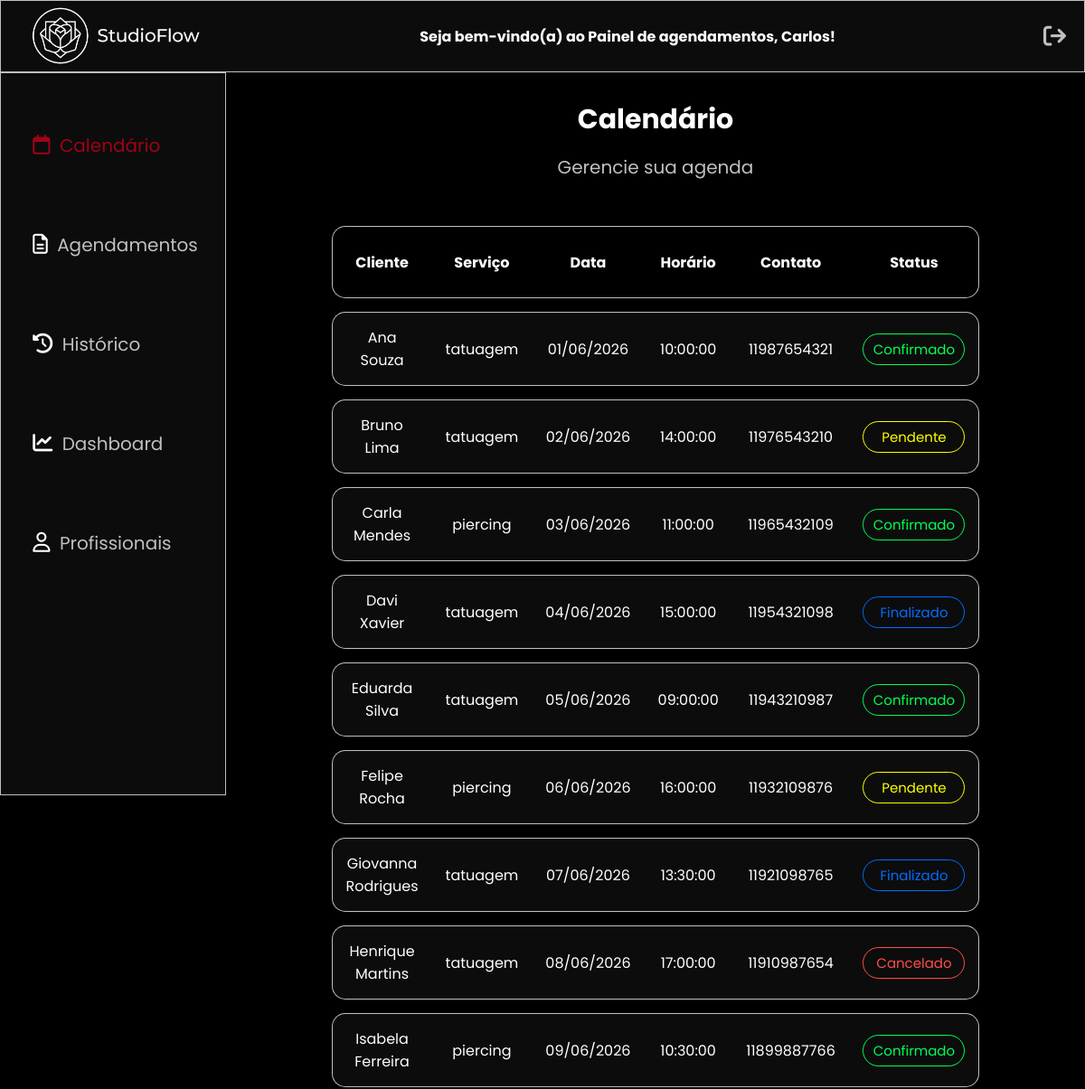
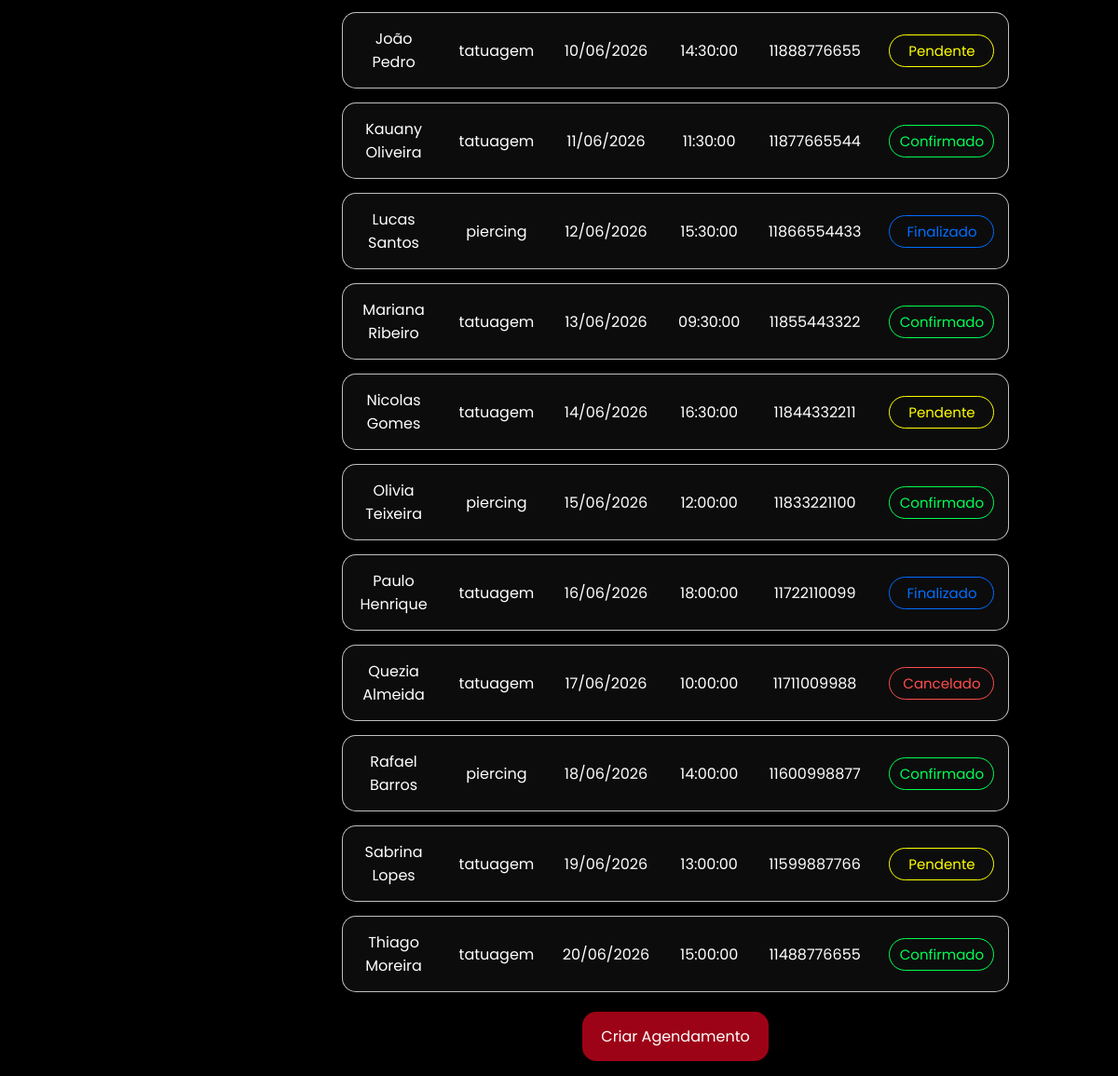
Screenshot of /frontend/admin/calendario.php (signed in) with the database file from the repository (2 pictures, top to bottom).
### tables this page shows
CREATE TABLE agendamento (
    id_agendamento INT AUTO_INCREMENT PRIMARY KEY,
    id_cliente INT NOT NULL,
    id_profissional INT NOT NULL,
    id_servicos INT NOT NULL,
    data_agen DATE NOT NULL,
    horario TIME NOT NULL,
    status_agendamento ENUM('pendente', 'confirmado', 'cancelado', 'finalizado') 
        DEFAULT 'pendente',

    FOREIGN KEY (id_cliente) REFERENCES cliente(id_cliente),
    FOREIGN KEY (id_profissional) REFERENCES profissional(id_profissional),
    FOREIGN KEY (id_servicos) REFERENCES servicos(id_servicos)
);

CREATE TABLE cliente (
    id_cliente INT AUTO_INCREMENT PRIMARY KEY,
    nome VARCHAR(100) NOT NULL,
    contato_cliente VARCHAR(20) NOT NULL,
    data_nasc DATE NOT NULL
);

CREATE TABLE servicos (
    id_servicos INT AUTO_INCREMENT PRIMARY KEY,
    tipo_servico ENUM('tatuagem', 'piercing') NOT NULL,
    estilo ENUM('fineline','realista','old_school','flash_tattoo','anime','lettering','blackout','cobertura'),
    regiao VARCHAR(20) NOT NULL,
    quantidade INT
);

### frontend/admin/calendario.php (the view, shortened to what this page needs)
<?php require_once '../../backend/conexao.php';
$sql = "SELECT
  agendamento.id_agendamento,
  cliente.nome,
  cliente.contato_cliente,
  servicos.tipo_servico,
  agendamento.data_agen,
  agendamento.horario,
  agendamento.status_agendamento
  FROM agendamento INNER JOIN cliente ON agendamento.id_cliente = cliente.id_cliente INNER JOIN servicos ON agendamento.id_servicos = servicos.id_servicos";
$stmt = $pdo->prepare($sql);
$stmt->execute();
?>
<?php
  $nomeCompleto = $_SESSION["nome"];
  $primeiroNome = strtok($nomeCompleto, " ");
  if(!$_SESSION["logado"]){
    $_SESSION["erro"] = 2;
    header("Location:../login.php");
  }else{
?>
<!DOCTYPE html>
<html lang="en">
<head>
    <link rel="stylesheet" href="../../assets/css/admin.css">
    <link rel="stylesheet" href="https://cdnjs.cloudflare.com/ajax/libs/font-awesome/6.5.0/css/all.min.css">
    <link href="https://cdn.jsdelivr.net/npm/fullcalendar@6.1.20/index.global.min.css" rel="stylesheet">
</head>
<body>
    <header>
        <nav class="topbar">
            <a href="../index.php"><img src="../../assets/img/logo/logo-white.png" alt="StudioFlow" class="logo"></a>
            <h4>Seja bem-vindo(a) ao Painel de agendamentos, <?php echo $primeiroNome; ?>!</h4>
            <a href="../../backend/logout.php" class="logout"><i class="fa-solid fa-arrow-right-from-bracket"></i></a>
        </nav>
    </header>
    <aside>
        <nav class="sidebar">
            <div class="nav-links">
                <a href="calendario.php" style="color: var(--red);"><i class="fa-regular fa-calendar icon" style="color: var(--red);"></i> Calendário</a>
                <a href="agendamentos.php"><i class="fa-regular fa-file-lines icon"></i> Agendamentos</a>
                <a href="historico.php"><i class="fa-solid fa-clock-rotate-left icon"></i> Histórico</a>
                <a href="dashboard.php"><i class="fa-solid fa-chart-line icon"></i> Dashboard</a>
                <a href="profissionais.php"><i class="fa-regular fa-user icon"></i> Profissionais</a>
            </div>
        </nav>
    </aside>
    <main>
    <h2>Calendário</h2>
    <p>Gerencie sua agenda</p>
      <table><br>
        <thead>
          <tr>
            <th>Cliente</th>
            <th>Serviço</th>
            <th>Data</th>
            <th>Horário</th>
            <th>Contato</th>
            <th>Status</th>
          </tr>
        </thead>
        <tbody>
          <?php while($row = $stmt->fetch()) { ?>
            <tr>
              <td><?php echo htmlspecialchars($row['nome']); ?></td>
              <td><?php echo htmlspecialchars($row['tipo_servico']); ?></td>
              <td><?php echo date('d/m/Y', strtotime($row['data_agen'])); ?></td>
              <td><?php echo htmlspecialchars($row['horario']); ?></td>
              <td><?php echo htmlspecialchars($row['contato_cliente']); ?></td>
              <td>
              <select name="status" class="status <?php echo $row['status_agendamento']; ?>" data-id="<?php echo $row['id_agendamento']; ?>">
              <option value="pendente" <?php if($row['status_agendamento'] == 'pendente') echo 'selected'; ?> class="pendente">Pendente</option>
              <option value="confirmado" <?php if($row['status_agendamento'] == 'confirmado') echo 'selected'; ?> class="confirmado">Confirmado</option>
              <option value="finalizado" <?php if($row['status_agendamento'] == 'finalizado') echo 'selected'; ?> class="finalizado">Finalizado</option>
              <option value="cancelado" <?php if($row['status_agendamento'] == 'cancelado') echo 'selected'; ?> class="cancelado">Cancelado</option>
            </select>
            </td>
            </tr>
            <?php } ?>
          </tbody>
        </table>
        <a href="criar-agendamento.php" class="btn">Criar Agendamento</a>
</main>
</body>
</html>
<?php
  }
?>

### assets/css/admin.css (style rules this page uses)
body { background-color: var(--bg) ; color: var(--white); }
.topbar { background-color: var(--dark); width: 100%; height: 80px; top: 0; position: fixed; padding: 0 20px ; display: flex; justify-content: space-between; align-items: center; border: 1px solid var(--light); z-index: 9999; }
.topbar a { display: flex; align-items: center; text-decoration: none; }
.logo { height: 80px; width: auto; }
.logout { color: var(--light); font-size: 25px; }
.sidebar { background-color: var(--dark); border: 1px solid var(--light); width: 250px; height: 100vh; position: fixed; top: 80px; left: 0; padding-top: 50px; justify-items: center; }
.nav-links a { display: block; color: var(--light); text-decoration: none; padding: 15px 20px; font-size: 20px; margin-bottom: 50px; }
main { margin-top: 80px; margin-left: 250px; padding: 30px; justify-items: center; text-align: center; }
h2 { color: var(--white); font-size: 30px; margin-bottom: 15px; }
p { color: var(--light); font-size: 20px; margin-bottom: 10px; }
.icon { font-size: 22px; color: var(--white); margin: 0 5px; }
table { width: 80%; border-collapse: separate; border-spacing: 0 15px; margin-bottom: 20px; }
thead th { padding: 15px; height: 80px; color: var(--white); border-top: 1px solid var(--light); border-bottom: 1px solid var(--light); }
thead th:first-child { border-left: 1px solid var(--light); border-radius: 15px 0 0 15px; }
thead th:last-child { border-right: 1px solid var(--light); border-radius: 0 15px 15px 0; }
tbody tr { height: 80px; background-color: var(--dark); }
td { height: 80px; padding: 15px; border-top: 1px solid var(--light); border-bottom: 1px solid var(--light); }
td:first-child { border-left: 1px solid var(--light); border-radius: 15px 0 0 15px; }
td:last-child { border-right: 1px solid var(--light); border-radius: 0 15px 15px 0; }
.status { background: transparent; border: 1px solid var(--light); border-radius: 20px; padding: 8px 10px; font-size: 15px; color: var(--light); cursor: pointer; text-align: center; -webkit-appearance: none; }
.status.confirmado { color: var(--green); border-color: var(--green) !important; }
.status.cancelado { color: var(--cancel); border-color: var(--cancel) !important; }
.status.finalizado { color: var(--blue); border-color: var(--blue) !important; }
.status.pendente { color: var(--yellow); border-color: var(--yellow) !important; }
.btn { background-color: var(--red); color: var(--white); border-radius: 15px; padding: 15px 20px; cursor: pointer; text-decoration: none; }

### assets/css/global.css (style rules this page uses)
* { margin: 0; padding: 0; box-sizing: border-box; font-family: 'Poppins', sans-serif; }
:root { --bg: #000; --dark: #0c0c0c; --red: #9d0317; --gray: #2a2a2a; --light: #c0c0c0; --white: #fff; --cancel: #ff4d4d; --blue: #006eff; --green: #00ff55; --yellow: #ffff00; }

### rows the page displays
agendamento: id_cliente.nome "Ana Souza", id_servicos.tipo_servico "tatuagem", data_agen "01/06/2026", horario "10:00:00", id_cliente.contato_cliente "11987654321", status "Confirmado"
agendamento: id_cliente.nome "Bruno Lima", id_servicos.tipo_servico "tatuagem", data_agen "02/06/2026", horario "14:00:00", id_cliente.contato_cliente "11976543210", status "Pendente"
agendamento: id_cliente.nome "Carla Mendes", id_servicos.tipo_servico "piercing", data_agen "03/06/2026", horario "11:00:00", id_cliente.contato_cliente "11965432109", status "Confirmado"
agendamento: id_cliente.nome "Davi Xavier", id_servicos.tipo_servico "tatuagem", data_agen "04/06/2026", horario "15:00:00", id_cliente.contato_cliente "11954321098", status "Finalizado"
agendamento: id_cliente.nome "Eduarda Silva", id_servicos.tipo_servico "tatuagem", data_agen "05/06/2026", horario "09:00:00", id_cliente.contato_cliente "11943210987", status "Confirmado"
agendamento: id_cliente.nome "Felipe Rocha", id_servicos.tipo_servico "piercing", data_agen "06/06/2026", horario "16:00:00", id_cliente.contato_cliente "11932109876", status "Pendente"
agendamento: id_cliente.nome "Giovanna Rodrigues", id_servicos.tipo_servico "tatuagem", data_agen "07/06/2026", horario "13:30:00", id_cliente.contato_cliente "11921098765", status "Finalizado"
agendamento: id_cliente.nome "Henrique Martins", id_servicos.tipo_servico "tatuagem", data_agen "08/06/2026", horario "17:00:00", id_cliente.contato_cliente "11910987654", status "Cancelado"
agendamento: id_cliente.nome "Isabela Ferreira", id_servicos.tipo_servico "piercing", data_agen "09/06/2026", horario "10:30:00", id_cliente.contato_cliente "11899887766", status "Confirmado"
agendamento: id_cliente.nome "João Pedro", id_servicos.tipo_servico "tatuagem", data_agen "10/06/2026", horario "14:30:00", id_cliente.contato_cliente "11888776655", status "Pendente"
agendamento: id_cliente.nome "Kauany Oliveira", id_servicos.tipo_servico "tatuagem", data_agen "11/06/2026", horario "11:30:00", id_cliente.contato_cliente "11877665544", status "Confirmado"
agendamento: id_cliente.nome "Lucas Santos", id_servicos.tipo_servico "piercing", data_agen "12/06/2026", horario "15:30:00", id_cliente.contato_cliente "11866554433", status "Finalizado"
agendamento: id_cliente.nome "Mariana Ribeiro", id_servicos.tipo_servico "tatuagem", data_agen "13/06/2026", horario "09:30:00", id_cliente.contato_cliente "11855443322", status "Confirmado"
agendamento: id_cliente.nome "Nicolas Gomes", id_servicos.tipo_servico "tatuagem", data_agen "14/06/2026", horario "16:30:00", id_cliente.contato_cliente "11844332211", status "Pendente"
agendamento: id_cliente.nome "Olivia Teixeira", id_servicos.tipo_servico "piercing", data_agen "15/06/2026", horario "12:00:00", id_cliente.contato_cliente "11833221100", status "Confirmado"
agendamento: id_cliente.nome "Paulo Henrique", id_servicos.tipo_servico "tatuagem", data_agen "16/06/2026", horario "18:00:00", id_cliente.contato_cliente "11722110099", status "Finalizado"
agendamento: id_cliente.nome "Quezia Almeida", id_servicos.tipo_servico "tatuagem", data_agen "17/06/2026", horario "10:00:00", id_cliente.contato_cliente "11711009988", status "Cancelado"
agendamento: id_cliente.nome "Rafael Barros", id_servicos.tipo_servico "piercing", data_agen "18/06/2026", horario "14:00:00", id_cliente.contato_cliente "11600998877", status "Confirmado"
agendamento: id_cliente.nome "Sabrina Lopes", id_servicos.tipo_servico "tatuagem", data_agen "19/06/2026", horario "13:00:00", id_cliente.contato_cliente "11599887766", status "Pendente"
agendamento: id_cliente.nome "Thiago Moreira", id_servicos.tipo_servico "tatuagem", data_agen "20/06/2026", horario "15:00:00", id_cliente.contato_cliente "11488776655", status "Confirmado"

### other values shown
$primeiroNome "Carlos"
